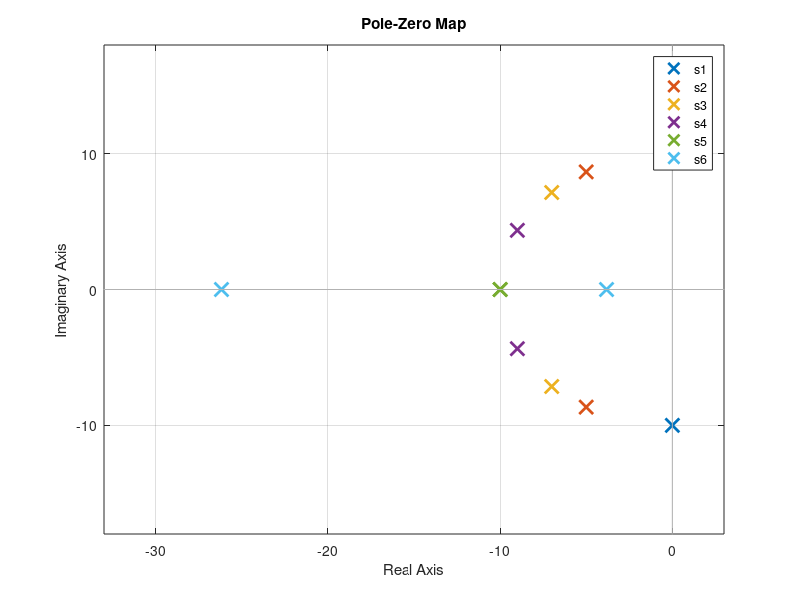

Here is the MATLAB script that generated this plot:
clc
clear
close all

s1= tf([100],[1 0 100]); 
p1 = pole(s1); 

s2= tf([100],[1 10 100]);  
p2=pole(s2);
 
s3=tf([100],[1 14 100]); 
p3=pole(s3);
 
s4=tf([100],[1 18 100 ]); 
p4=pole(s4);
 
s5=tf([100],[1 20 100 ]); 
p5=pole(s5);
 
s6=tf([100],[1 30 100]); 
p6=pole(s6);
 
pzmap(s1, s2, s3, s4, s5, s6)
grid on
legend ('s1', 's2', 's3', 's4', 's5', 's6');
